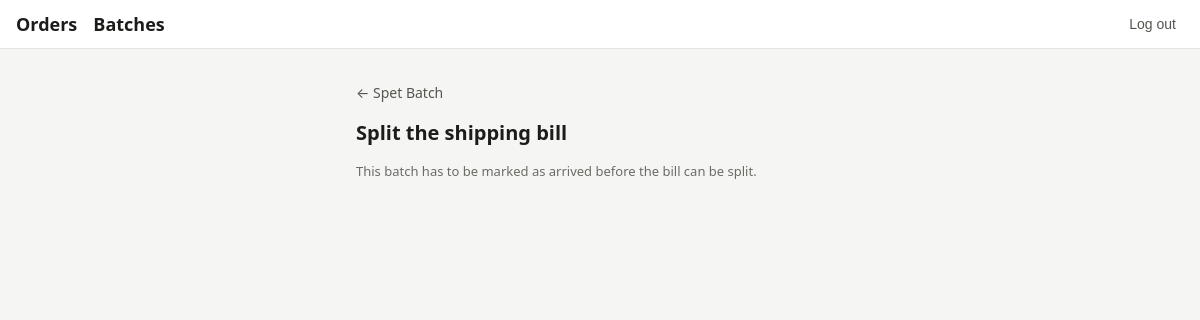
Before: /batches/2/split/ (signed in) with the older database file.
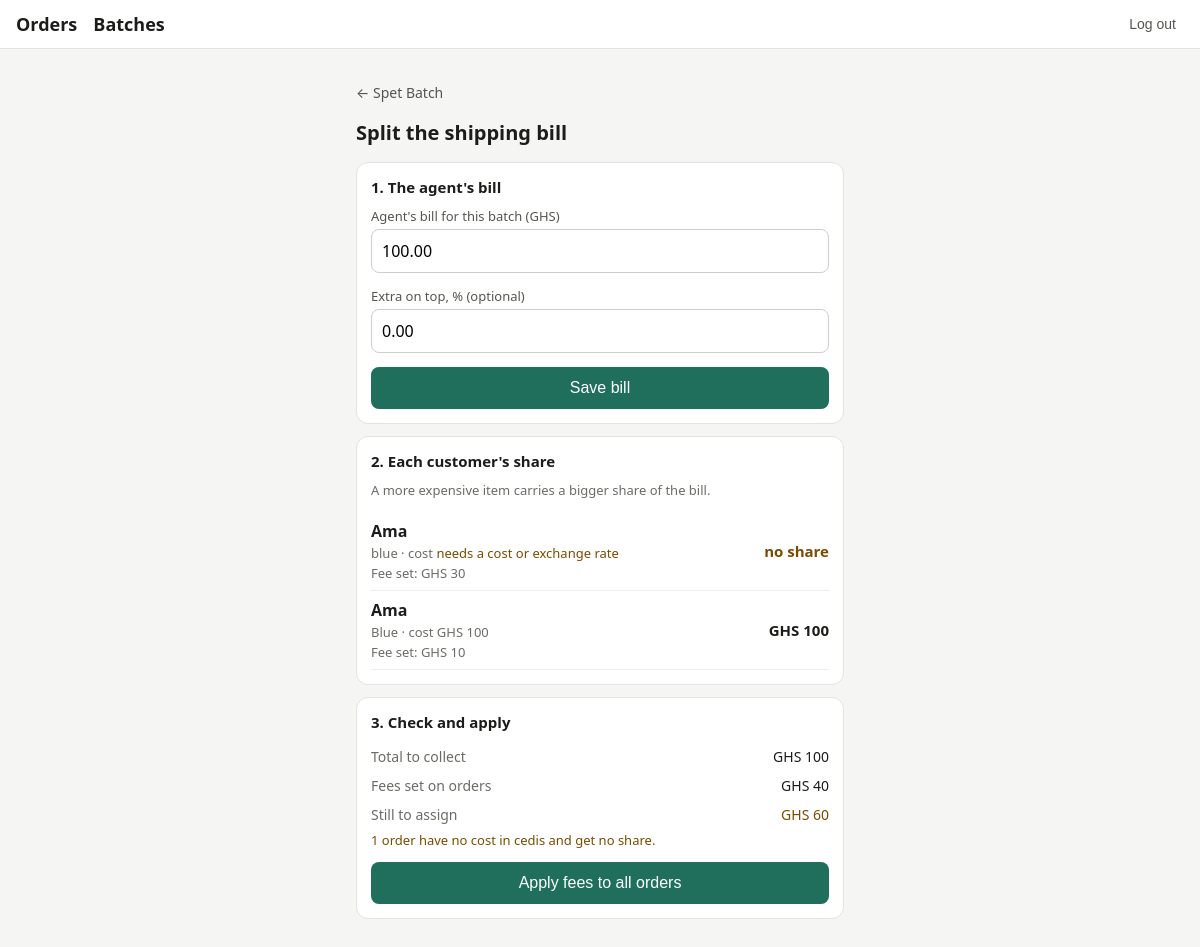
After: the same page with the newer database file.
### orders/models.py (models this page shows, shortened)
class Batch(models.Model):
    class Source(models.TextChoices):
        CHINA = "china", "China"
        NIGERIA = "nigeria", "Nigeria"
    class Status(models.TextChoices):
        ORDERING = "ordering", "Ordering"
        SHIPPED = "shipped", "Shipped"
        ARRIVED = "arrived", "Arrived in Ghana"
        CLOSED = "closed", "Closed"
    source = models.CharField(max_length=10, choices=Source.choices)
    label = models.CharField(max_length=80)
    status = models.CharField(
        max_length=10, choices=Status.choices, default=Status.ORDERING
    )
    shipped_on = models.DateField(null=True, blank=True)
    arrived_on = models.DateField(null=True, blank=True)
    freight_total = models.DecimalField(
        max_digits=12,
        decimal_places=2,
        null=True,
        blank=True,
        help_text="What the shipping agent charged for this batch, in cedis.",
    )
    freight_currency = models.CharField(
        max_length=3, choices=Currency.choices, default=Currency.GHS
    )
    freight_margin_percent = models.DecimalField(
        max_digits=5,
        decimal_places=2,
        default=0,
        blank=True,
        help_text="Optional extra added on top of the agent's bill when splitting it.",
    )
    exchange_rate = models.DecimalField(
        max_digits=12,
        decimal_places=6,
        null=True,
        blank=True,
        help_text="Units of the cost currency per 1 cedi (China batches: yuan per 1 cedi, Nigeria batches: naira per 1 cedi). Used for every order in the batch.",
    )
    class Meta:
        ordering = ["-id"]
        verbose_name_plural = "batches"

class Order(models.Model):
    class SourceType(models.TextChoices):
        CHINA_PREORDER = "china_preorder", "China preorder"
        NIGERIA_PREORDER = "nigeria_preorder", "Nigeria preorder"
        NIGERIA_STOCK = "nigeria_stock", "Nigeria stock"
    class Stage(models.TextChoices):
        REQUESTED = "requested", "Requested"
        QUOTED = "quoted", "Quoted"
        PAID = "paid", "Paid"
        PURCHASED = "purchased", "Purchased"
        IN_TRANSIT = "in_transit", "In transit"
        ARRIVED = "arrived", "Arrived"
        SHIPPING_PAID = "shipping_paid", "Shipping paid"
        DELIVERED = "delivered", "Delivered"
    customer = models.ForeignKey(
        Customer, on_delete=models.PROTECT, related_name="orders"
    )
    address = models.ForeignKey(
        Address, on_delete=models.SET_NULL, null=True, blank=True, related_name="orders"
    )
    batch = models.ForeignKey(
        Batch, on_delete=models.SET_NULL, null=True, blank=True, related_name="orders"
    )
    source_type = models.CharField(max_length=20, choices=SourceType.choices)
    item_notes = models.TextField(blank=True, help_text="Colour, variant, etc.")
    quantity = models.PositiveIntegerField(default=1)
    quoted_price = models.DecimalField(
        max_digits=12, decimal_places=2, null=True, blank=True
    )
    currency = models.CharField(
        max_length=3, choices=Currency.choices, default=Currency.GHS
    )
    cost = models.DecimalField(max_digits=12, decimal_places=2, null=True, blank=True)
    cost_currency = models.CharField(
        max_length=3, choices=Currency.choices, default=Currency.GHS
    )
    exchange_rate = models.DecimalField(
        max_digits=12,
        decimal_places=6,
        null=True,
        blank=True,
        help_text="Optional override: units of the cost currency per 1 cedi. Leave empty to use the batch's exchange rate.",
    )
    size_band = models.ForeignKey(
        SizeBand, on_delete=models.SET_NULL, null=True, blank=True
    )
    shipping_fee = models.DecimalField(
        max_digits=12, decimal_places=2, null=True, blank=True
    )
    stage = models.CharField(
        max_length=15, choices=Stage.choices, default=Stage.REQUESTED
    )
    is_cancelled = models.BooleanField(default=False)
    created_at = models.DateTimeField(auto_now_add=True)
    delivered_on = models.DateField(null=True, blank=True)
    objects = OrderQuerySet.as_manager()
    class Meta:
        ordering = ["-created_at"]
        indexes = [models.Index(fields=["stage"])]
    @property
    def effective_rate(self):
        if self.exchange_rate:
            return self.exchange_rate
        if self.batch_id and self.batch.exchange_rate:
            return self.batch.exchange_rate
        return None
    @property
    def cost_in_grid_currency(self):
        if self.cost is None:
            return None
        if self.cost_currency == GRID_CURRENCY:
            return self.cost
        rate = self.effective_rate
        if rate:
            return (self.cost / rate).quantize(Decimal("0.01"))
        return None

class Customer(models.Model):
    name = models.CharField(max_length=120, blank=True)
    phone = models.CharField(max_length=20, unique=True)
    notes = models.TextField(blank=True)
    created_at = models.DateTimeField(auto_now_add=True)
    class Meta:
        ordering = ["name", "phone"]

### orders/views.py (the view, shortened to what this page needs)
# urls.py: path("batches/<int:pk>/split/", views.batch_split, name="batch_split"),
@login_required
def batch_split(request, pk):
    batch = get_object_or_404(Batch, pk=pk)
    orders = list(
        batch.orders.active().select_related("customer", "batch").prefetch_related("payments")
    )
    arrived = [o for o in orders if o.stage == Order.Stage.ARRIVED]
    target = target_total(batch)
    shares, missing = split_bill(arrived, target) if target else ({}, [])
    rows = [
        {"order": o, "cost": o.cost_in_grid_currency, "share": shares.get(o.pk)}
        for o in arrived
    ]
    fees_set = sum((o.shipping_fee for o in orders if o.shipping_fee is not None), Decimal("0"))
    context = {
        "batch": batch,
        "rows": rows,
        "bill_form": BatchBillForm(instance=batch),
        "target": target,
        "fees_set": fees_set,
        "difference": (target - fees_set) if target else None,
        "needs_cost": len(missing),
        "can_edit": batch.status == Batch.Status.ARRIVED,
    }
    return render(request, "orders/batch_split.html", context)

### orders/forms.py (shortened to what this page needs)
class BatchBillForm(forms.ModelForm):
    class Meta:
        model = Batch
        fields = ["freight_total", "freight_margin_percent"]
        labels = {
            "freight_total": "Agent's bill for this batch (GHS)",
            "freight_margin_percent": "Extra on top, % (optional)",
        }
    def __init__(self, *args, **kwargs):
        super().__init__(*args, **kwargs)
        self.fields["freight_total"].required = True
        self.fields["freight_total"].help_text = ""
        self.fields["freight_margin_percent"].required = False
        self.fields["freight_margin_percent"].help_text = ""

### orders/models.py (called while the page is built)
    def active(self):
        return self.filter(is_cancelled=False)

### orders/shipping.py (called while the page is built)
def order_weight(order):
    cost = order.cost_in_grid_currency
    return cost if cost and cost > 0 else None

def target_total(batch):
    if not batch.freight_total:
        return None
    margin = batch.freight_margin_percent or Decimal("0")
    factor = 1 + margin / Decimal("100")
    return (batch.freight_total * factor).quantize(CENT, rounding=ROUND_HALF_UP)

### orders/templates/orders/batch_split.html (shortened to what this page needs)
{% extends "orders/base.html" %}
{% block content %}
<p><a class="back" href="{% url 'batch_detail' batch.pk %}">&larr; {{ batch.label }}</a></p>
<h1>Split the shipping bill</h1>
{% if not can_edit %}
  <p class="muted">This batch has to be marked as arrived before the bill can be split.</p>
{% else %}
<div class="card">
  <h2>1. The agent's bill</h2>
  <form method="post">
    {% include "orders/_fields.html" with form=bill_form %}
    <button type="submit">Save bill</button>
  </form>
</div>
<div class="card">
  <h2>2. Each customer's share</h2>
  <p class="muted">A more expensive item carries a bigger share of the bill.</p>
  {% for row in rows %}
    <div class="srow">
      <div class="sinfo">
        <strong>{{ row.order.customer.name|default:row.order.customer.phone }}</strong>
        <div class="muted">{{ row.order.item_notes|truncatechars:30|default:"No notes" }} · cost {% if row.cost %}GHS {{ row.cost|floatformat:"-2" }}{% else %}<span class="warn">needs a cost or exchange rate</span>{% endif %}</div>
        {% if row.order.shipping_fee is not None %}<div class="muted">Fee set: GHS {{ row.order.shipping_fee|floatformat:"-2" }}</div>{% endif %}
      </div>
      <div class="sshare">
        {% if row.share is not None %}GHS {{ row.share|floatformat:"-2" }}{% elif target %}<span class="warn">no share</span>{% else %}&ndash;{% endif %}
      </div>
    </div>
  {% empty %}
    <p class="muted">No arrived orders are waiting for a shipping fee.</p>
  {% endfor %}
</div>
<div class="card">
  <h2>3. Check and apply</h2>
  {% if target %}
    <div class="kv"><span>Total to collect</span><span>GHS {{ target|floatformat:"-2" }}</span></div>
    <div class="kv"><span>Fees set on orders</span><span>GHS {{ fees_set|floatformat:"-2" }}</span></div>
    <div class="kv"><span>Still to assign</span><span class="{% if difference == 0 %}ok{% else %}warn{% endif %}">GHS {{ difference|floatformat:"-2" }}</span></div>
    {% if needs_cost %}<p class="muted warn">{{ needs_cost }} order{{ needs_cost|pluralize }} have no cost in cedis and get no share.</p>{% endif %}
  {% else %}
    <p class="muted">Save the agent's bill to see the total.</p>
  {% endif %}
  {% if rows %}
    <form method="post" class="gap" onsubmit="return confirm('Set the shipping fee on these orders?');">
      <button type="submit">Apply fees to all orders</button>
    </form>
  {% endif %}
</div>
{% endif %}
{% endblock %}

### orders/templates/orders/_fields.html (shortened to what this page needs)
{% for field in form %}
  <div class="field">
    <label for="{{ field.id_for_label }}">{{ field.label }}</label>
    {{ field }}
  </div>
{% endfor %}

Changed rows visible on the page:
added Order: order.customer.name "Ama", order.item_notes "blue", shows "needs a cost or exchange rate", order.shipping_fee "30", shows "no share"
added Order: order.customer.name "Ama", order.item_notes "Blue", cost "100", order.shipping_fee "10", share "100"
Other visible differences:
{{ target|floatformat:"-2" }}: (not shown) → "100"
{{ fees_set|floatformat:"-2" }}: (not shown) → "40"
{{ difference|floatformat:"-2" }}: (not shown) → "60"
{{ needs_cost }}: (not shown) → "1"
text no longer shown: "This batch has to be marked as arrived before the bill can be split."
text now shown: "1. The agent's bill Save bill 2. Each customer's share A more expensive item carries a bigger share of the bill. 3. Check and apply Total to collect GHS Fees set on orders GHS Still to assign GHS order have no cost in cedis and get no share. Apply fees to all orders"
new list line: "Agent's bill for this batch (GHS)"
new list line: "100.00"
new list line: "Extra on top, % (optional)"
new list line: "0.00"
